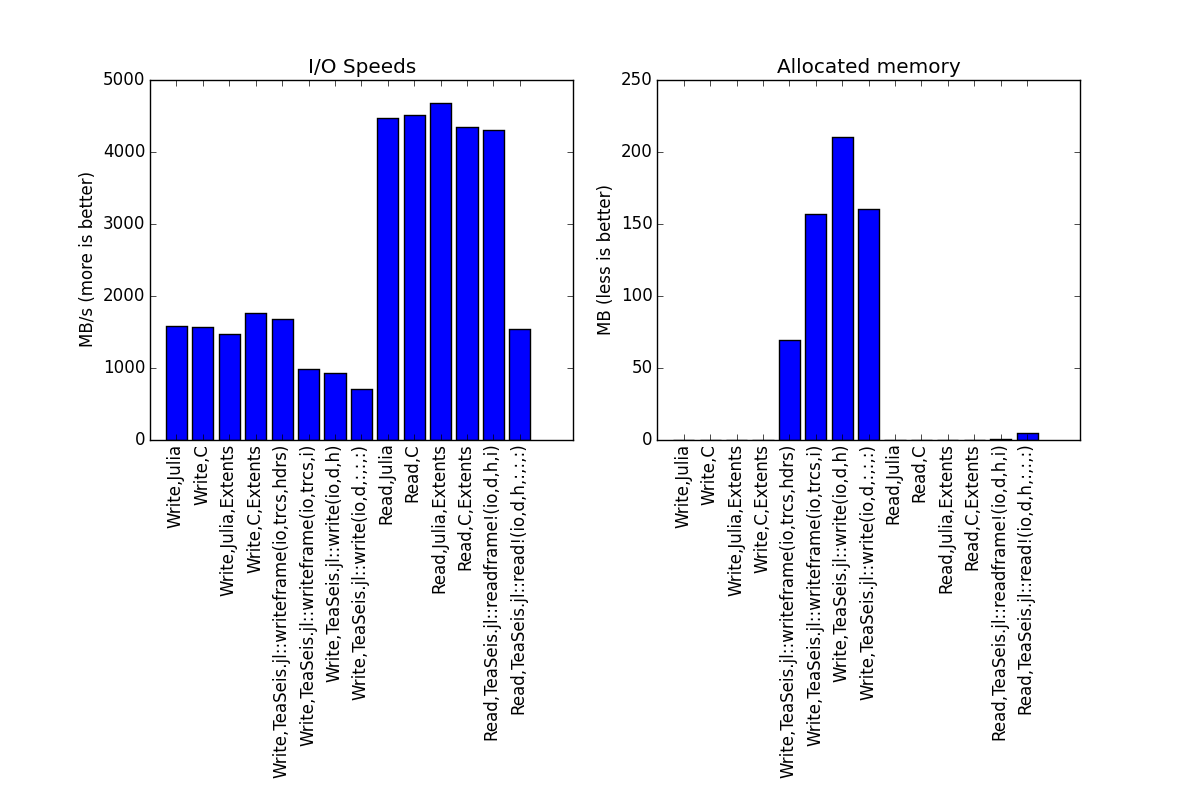

Write Julia code to recreate this figure.
using TeaSeis

macro bench(nm::AbstractString, ex::Expr)
    return quote
        tic()
        al = @allocated $ex
        el = toq()
        write(STDOUT, "elapsed time: $(el) seconds ($(al) bytes allocated)\n")
        ($nm,el,al)
    end
end

function main(disk=".")
    ENV["JAVASEIS_DATA_HOME"] = ""
    #
    # write 1G of samples
    #
    n1=1024
    n2=1024
    n3=250

    # JavaSeis data context and in memory data/headers
    iojs = jsopen("test.js", "w", axis_lengths=[n1,n2,n3], secondaries=[disk])

    d = rand(Float32, n1, n2, n3)
    h = zeros(UInt8, headerlength(iojs), n2, n3)
    dd = Array(Array{Float32,2}, n3)
    hh = Array(Array{UInt8,2}, n3)
    for i = 1:n3
        dd[i] = d[:,:,i]
        hh[i] = h[:,:,i]
    end
    for i = 1:n3
        hhh = unsafe_wrap(Array, pointer(h, headerlength(iojs)*n2*(i-1)+1), (headerlength(iojs), n2), false)
        for j = 1:n2
            set!(prop(iojs, stockprop[:TRACE]), hh[i], j, j)
            set!(prop(iojs, stockprop[:FRAME]), hh[i], j, i)
            set!(prop(iojs, stockprop[:TRC_TYPE]), hh[i], j, tracetype[:live])
            set!(prop(iojs, stockprop[:TRACE]), hhh, j, j)
            set!(prop(iojs, stockprop[:FRAME]), hhh, j, i)
            set!(prop(iojs, stockprop[:TRC_TYPE]), hhh, j, tracetype[:live])
        end
    end

    bytes = n1*n2*(4*n3 + headerlength(iojs))
    stats = Array(Any,0)

    # flat 1GB file
    io = open("$(disk)/test.bin", "w")
    write(io, d)
    write(io, h)
    close(io)
    rm("$(disk)/test.bin")
    write(STDOUT, "Write,Julia\n")
    x = @bench "Write,Julia" begin
        io = open("$(disk)/test.bin", "w")
        write(io, d)
        write(io, h)
        close(io)
    end
    push!(stats, identity(x))
    rm("$(disk)/test.bin")

    # flat 1GB of data using C
    fp = ccall((:fopen, "libc"), Ptr{Void}, (Ptr{UInt8}, Ptr{UInt8}), "$(disk)/test.bin", "wb")
    ccall((:fwrite, "libc"), UInt64, (Ptr{Void}, UInt64, UInt64, Ptr{Void}), d, 4, n1*n2*n3, fp)
    ccall((:fwrite, "libc"), UInt64, (Ptr{Void}, UInt64, UInt64, Ptr{Void}), h, 1, headerlength(iojs)*n2*n3, fp)
    ccall((:fclose, "libc"), Void, (Ptr{Void},), fp)
    rm("$(disk)/test.bin")
    write(STDOUT, "Write,C\n")
    x = @bench "Write,C" begin
        fp = ccall((:fopen, "libc"), Ptr{Void}, (Ptr{UInt8}, Ptr{UInt8}), "$(disk)/test.bin", "wb")
        ccall((:fwrite, "libc"), UInt64, (Ptr{Void}, UInt64, UInt64, Ptr{Void}), d, 4, n1*n2*n3, fp)
        ccall((:fwrite, "libc"), UInt64, (Ptr{Void}, UInt64, UInt64, Ptr{Void}), h, 1, headerlength(iojs)*n2*n3, fp)
        ccall((:fclose, "libc"), Void, (Ptr{Void},), fp)
    end
    push!(stats, identity(x))

    # collection of 100 10MB files
    for i = 1:n3
        io = open("$(disk)/test$(i).bin", "w")
        write(io, dd[i])
        write(io, hh[i])
        close(io)
    end
    for i = 1:n3
        rm("$(disk)/test$(i).bin")
    end
    write(STDOUT, "Write,Julia,Extents\n")
    x = @bench "Write,Julia,Extents" for i = 1:n3
        io = open("$(disk)/test$(i).bin", "w")
        write(io, dd[i])
        write(io, hh[i])
        close(io)
    end
    push!(stats, identity(x))
    for i = 1:n3
        rm("$(disk)/test$(i).bin")
    end

    # collection of 250 files using C
    for i = 1:n3
        fp = ccall((:fopen, "libc"), Ptr{Void}, (Ptr{UInt8}, Ptr{UInt8}), "$(disk)/test$(i).bin", "wb")
        ccall((:fwrite, "libc"), UInt64, (Ptr{Void}, UInt64, UInt64, Ptr{Void}), dd[i], 4, n1*n2, fp)
        ccall((:fwrite, "libc"), UInt64, (Ptr{Void}, UInt64, UInt64, Ptr{Void}), hh[i], 1, headerlength(iojs)*n2, fp)
        ccall((:fclose, "libc"), Void, (Ptr{Void},), fp)
    end
    for i = 1:n3
        rm("$(disk)/test$(i).bin")
    end
    write(STDOUT, "Write,C,Extents\n")
    x = @bench "Write,C,Extents" for i = 1:n3
        fp = ccall((:fopen, "libc"), Ptr{Void}, (Ptr{UInt8}, Ptr{UInt8}), "$(disk)/test$(i).bin", "wb")
        ccall((:fwrite, "libc"), UInt64, (Ptr{Void}, UInt64, UInt64, Ptr{Void}), dd[i], 4, n1*n2, fp)
        ccall((:fwrite, "libc"), UInt64, (Ptr{Void}, UInt64, UInt64, Ptr{Void}), hh[i], 1, headerlength(iojs)*n2, fp)
        ccall((:fclose, "libc"), Void, (Ptr{Void},), fp)
    end
    push!(stats, identity(x))

    # JavaSeis, using writeframe with hdrs
    for i = 1:n3
        writeframe(iojs, dd[i], hh[i])
    end
    empty!(iojs)
    write(STDOUT, "Write,TeaSeis.jl::writeframe(io,trcs,hdrs)\n")
    x = @bench "Write,TeaSeis.jl::writeframe(io,trcs,hdrs)" for i = 1:n3
        writeframe(iojs, dd[i], hh[i])
    end
    push!(stats, identity(x))
    empty!(iojs)

    # JavaSeis, using writeframe without hdrs
    for i = 1:n3
        writeframe(iojs, dd[i], i)
    end
    empty!(iojs)
    write(STDOUT, "Write,TeaSeis.jl::writeframe(io,trcs,i)\n")
    x = @bench "Write,TeaSeis.jl::writeframe(io,trcs,i)" for i = 1:n3
        writeframe(iojs, dd[i], i)
    end
    push!(stats, identity(x))
    empty!(iojs)

    # JavaSeis, using write with hdrs
    write(iojs, d, h)
    empty!(iojs)
    write(STDOUT, "Write,TeaSeis.jl::write(io,d,h)\n")
    x = @bench "Write,TeaSeis.jl::write(io,d,h)" write(iojs, d, h)
    push!(stats, identity(x))
    empty!(iojs)

    # JavaSeis, using write without hdrs
    write(iojs, d, :, :, :)
    empty!(iojs)
    write(STDOUT, "Write,TeaSeis.jl::write(io,d,:,:,:)\n")
    x = @bench "Write,TeaSeis.jl::write(io,d,:,:,:)" write(iojs, d, :, :, :)
    push!(stats, identity(x))

    #
    # Read 1GB of samples
    #
    iojs = jsopen("test.js")

    # flat file
    io = open("$(disk)/test.bin")
    read!(io, d)
    close(io)
    write(STDOUT, "Read,Julia\n")
    x = @bench "Read,Julia" begin
        io = open("$(disk)/test.bin")
        read!(io, d)
        read!(io, h)
        close(io)
    end
    push!(stats, identity(x))

    # flat file, C
    fp = ccall((:fopen, "libc"), Ptr{Void}, (Ptr{UInt8}, Ptr{UInt8}), "$(disk)/test.bin", "rb")
    ccall((:fread, "libc"), UInt64, (Ptr{Void}, UInt64, UInt64, Ptr{Void}), d, 4, n1*n2*n3, fp)
    ccall((:fread, "libc"), UInt64, (Ptr{Void}, UInt64, UInt64, Ptr{Void}), h, 1, headerlength(iojs)*n2*n3, fp)
    ccall((:fclose, "libc"), Void, (Ptr{Void},), fp)

    write(STDOUT, "Read,C\n")
    x = @bench "Read,C" begin
        fp = ccall((:fopen, "libc"), Ptr{Void}, (Ptr{UInt8}, Ptr{UInt8}), "$(disk)/test.bin", "rb")
        ccall((:fread, "libc"), UInt64, (Ptr{Void}, UInt64, UInt64, Ptr{Void}), d, 4, n1*n2*n3, fp)
        ccall((:fread, "libc"), UInt64, (Ptr{Void}, UInt64, UInt64, Ptr{Void}), h, 1, headerlength(iojs)*n2*n3, fp)
        ccall((:fclose, "libc"), Void, (Ptr{Void},), fp)
    end
    push!(stats, identity(x))
    rm("$(disk)/test.bin")

    # many flat files
    for i = 1:n3
        io = open("$(disk)/test$(i).bin")
        read!(io, dd[i])
        read!(io, hh[i])
        close(io)
    end
    write(STDOUT, "Read,Julia,Extents\n")
    x = @bench "Read,Julia,Extents" for i = 1:n3
        io = open("$(disk)/test$(i).bin")
        read!(io, dd[i])
        read!(io, hh[i])
        close(io)
    end
    push!(stats, identity(x))

    # many flat files, C
    for i = 1:n3
        fp = ccall((:fopen, "libc"), Ptr{Void}, (Ptr{UInt8}, Ptr{UInt8}), "$(disk)/test$(i).bin", "rb")
        ccall((:fread, "libc"), UInt64, (Ptr{Void}, UInt64, UInt64, Ptr{Void}), dd[i], 4, n1*n2, fp)
        ccall((:fread, "libc"), UInt64, (Ptr{Void}, UInt64, UInt64, Ptr{Void}), hh[i], 1, headerlength(iojs)*n2, fp)
        ccall((:fclose, "libc"), Void, (Ptr{Void},), fp)
    end
    write(STDOUT, "Read,C,Extents\n")
    x = @bench "Read,C,Extents" for i = 1:n3
        fp = ccall((:fopen, "libc"), Ptr{Void}, (Ptr{UInt8}, Ptr{UInt8}), "$(disk)/test$(i).bin", "rb")
        ccall((:fread, "libc"), UInt64, (Ptr{Void}, UInt64, UInt64, Ptr{Void}), dd[i], 4, n1*n2, fp)
        ccall((:fread, "libc"), UInt64, (Ptr{Void}, UInt64, UInt64, Ptr{Void}), hh[i], 1, headerlength(iojs)*n2, fp)
        ccall((:fclose, "libc"), Void, (Ptr{Void},), fp)
    end
    push!(stats, identity(x))

    for i = 1:n3
        rm("$(disk)/test$(i).bin")
    end

    # JavaSeis, one frame at a time
    for i = 1:n3
        readframe!(iojs, dd[i], hh[i], i)
    end
    write(STDOUT, "Read,TeaSeis.jl::readframe!(io,d,h,i)\n")
    x = @bench "Read,TeaSeis.jl::readframe!(io,d,h,i)" for i = 1:n3
        readframe!(iojs, dd[i], hh[i], i)
    end
    push!(stats, identity(x))

    # JavaSeis, all frames at once
    read!(iojs, d, h, :, :, :)
    write(STDOUT, "Read,TeaSeis.jl::read!(io,d,h,:,:,:)\n")
    x = @bench "Read,TeaSeis.jl::read!(io,d,h,:,:,:)" read!(iojs, d, h, :, :, :)
    push!(stats, identity(x))

    rm(jsopen("test.js"))

    stats, bytes
end

function datestamp()
    tms = TmStruct(time())
    mday = tms.mday+1 < 10 ? "0$(tms.mday+1)" : tms.mday+1
    mont = tms.month+1
    year = 1900+tms.year
    return "$(mont)-$(mday)-$(year)"
end

function makeplots(stats, bytes)
    titled = Array(String, length(stats))
    ellapd = zeros(length(stats))
    allocd = zeros(length(stats))

    # all tests
    mbytes = bytes / (1024^2)
    for i = 1:length(stats)
        titled[i] = stats[i][1]
        ellapd[i] = mbytes / stats[i][2]
        allocd[i] = stats[i][3] / (1024^2)
    end

    # make a plot
    x = collect(1:length(ellapd))
    figure(1);close();figure(1,figsize=(12,8));
    subplot(121);bar(x,ellapd,align="center");ylabel("MB/s (more is better)");xticks(x,titled,rotation=90);title("I/O Speeds")
    subplot(122);bar(x,allocd,align="center");ylabel("MB (less is better)");xticks(x,titled,rotation=90);title("Allocated memory")
    subplots_adjust(bottom=.45)
    savefig("perf_teaseisio_3d.png")
end

disk="."
stats, bytes = main(disk)
@show stats

using PyPlot
makeplots(stats, bytes)
